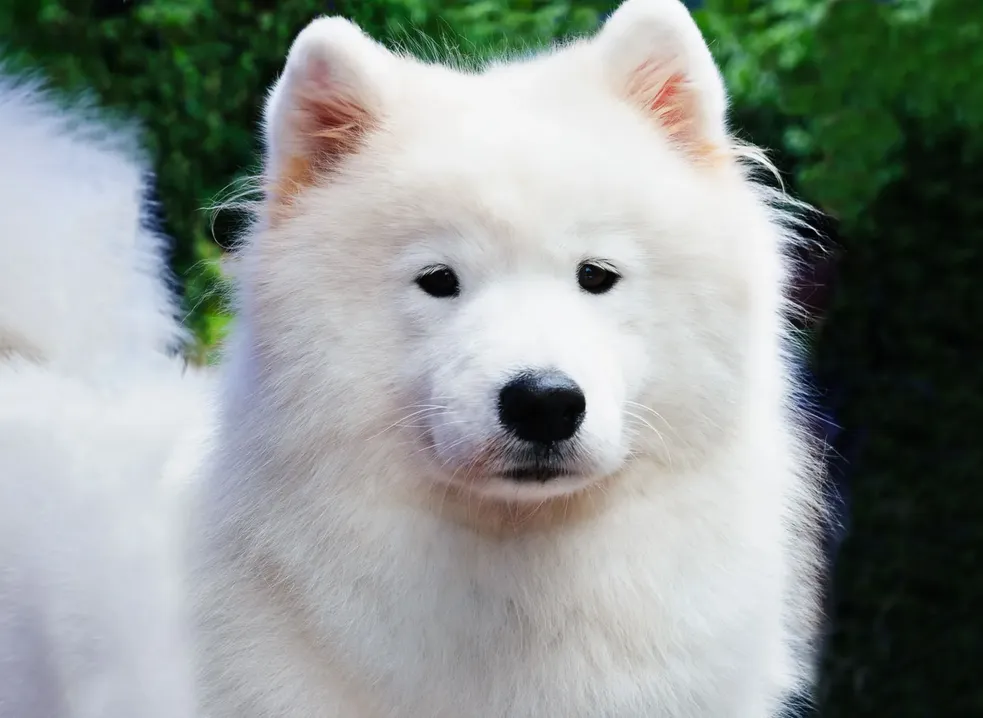
#> input picture images/Samoyed-dog.webp, 983 x 718 px, shrunk from 1600 x 1169 before the run
$ python imgProject.py   (older library calls are emulated)
#> lines starting #> are read from the running program, lines starting #| are printed output that depends on the picture
import cv2
import os
import numpy as np
import pywt
import pywt.data
import matplotlib.pyplot as plt

# Constant matrices for 2d-filtering
EDGE_DETECTION_KERNEL = np.array([[-1, -1, -1],
                                  [-1, 8, -1],
                                  [-1, -1, -1]])
SHARPEN_KERNEL = np.array([[0, -1, 0],
                           [-1, 5, -1],
                           [0, -1, 0]])
IDENTITY_KERNEL = np.array([[0, 0, 0],
                            [0, 1, 0],
                            [0, 0, 0]])
BOX_BLUR_KERNEL = np.dot((1 / 9), np.array([[1, 1, 1],
                                            [1, 1, 1],
                                            [1, 1, 1]]))
GAUSSIAN_BLUR_KERNEL = (1 / 256) * np.array([[1, 4, 6, 4, 1],
                                             [4, 16, 24, 16, 4],
                                             [6, 24, 36, 24, 6],
                                             [4, 16, 24, 16, 4],
                                             [1, 4, 6, 4, 1]])
BLUR_IMAGE_KERNEL = np.ones((5, 5), np.float32) / 30


# Image blurring class
class ImageBlur:
    # [7 lines left out: function __init__, not called in this run]

    def apply_gaussian_blur(self, kernel_size=(5, 5), sigma_x=0):
        if self.image is not None:
            self.image = cv2.GaussianBlur(self.image, kernel_size, sigma_x)

    def apply_box_blur(self, kernel_size=(5, 5)):
        if self.image is not None:
            self.image = cv2.blur(self.image, kernel_size)

    def save_blurred_image(self, output_file):
        if self.image is not None:
            cv2.imwrite(output_file, self.image)

    # [5 lines left out: function show_blurred_image, not called in this run]


# Image Enhancement class
class ImageEnhancement:
    # [12 lines left out: functions __init__, gamma_correction, not called in this run]

    def filter2D(self, conv_kernel, output_image_depth=-1):
        if self.image is not None:
            self.image = cv2.filter2D(self.image, output_image_depth, conv_kernel)

    # 2d-filtering via various kernels
    def edge_detection_filter(self, output_image_depth=-1):
        if self.image is not None:
            self.image = cv2.filter2D(self.image, output_image_depth, EDGE_DETECTION_KERNEL)

    def sharpen_filter(self, output_image_depth=-1):
        if self.image is not None:
            self.image = cv2.filter2D(self.image, output_image_depth, SHARPEN_KERNEL)

    def identity_filter(self, output_image_depth=-1):
        if self.image is not None:
            self.image = cv2.filter2D(self.image, output_image_depth, IDENTITY_KERNEL)

    def box_blur_filter(self, output_image_depth=-1):
        if self.image is not None:
            self.image = cv2.filter2D(self.image, output_image_depth, BOX_BLUR_KERNEL)

    def gaussian_blur_filter(self, output_image_depth=-1):
        if self.image is not None:
            self.image = cv2.filter2D(self.image, output_image_depth, GAUSSIAN_BLUR_KERNEL)

    def zero_kernel_blurring_filter(self, conv_kernel=BLUR_IMAGE_KERNEL, output_image_depth=-1):
        if self.image is not None:
            self.image = cv2.filter2D(self.image, output_image_depth, conv_kernel)

    # Blurring image using median filter
    def median_filter(self, filter_size=5):
        if self.image is not None:
            self.image = cv2.medianBlur(self.image, filter_size)

    # [5 lines left out: function show_image, not called in this run]

    def save_image(self, output_file):
        if self.image is not None:
            cv2.imwrite(output_file, self.image)


# Implementing Wavelet Transformation
class WaveletTransform:
    # [14 lines left out: functions __init__, show_original_image, not called in this run]


    def perform_wavelet_transform(self):
        if self.image is not None:
            self.coeffs = pywt.dwt2(self.image, 'bior1.3')

    # [31 lines left out: functions show_wavelet_transform, save_wavelet_transform_figure, not called in this run]


# Implementing Fourier Transformation
class FourierTransform:
    def __init__(self, input_file):
#> called with input_file = './images/Samoyed-dog.webp'
        self.input_file = input_file
        if not os.path.exists(self.input_file):
            raise ValueError(f"Input file '{self.input_file}' does not exist.")
        self.image = cv2.cvtColor(cv2.imread(self.input_file), cv2.COLOR_BGR2GRAY)
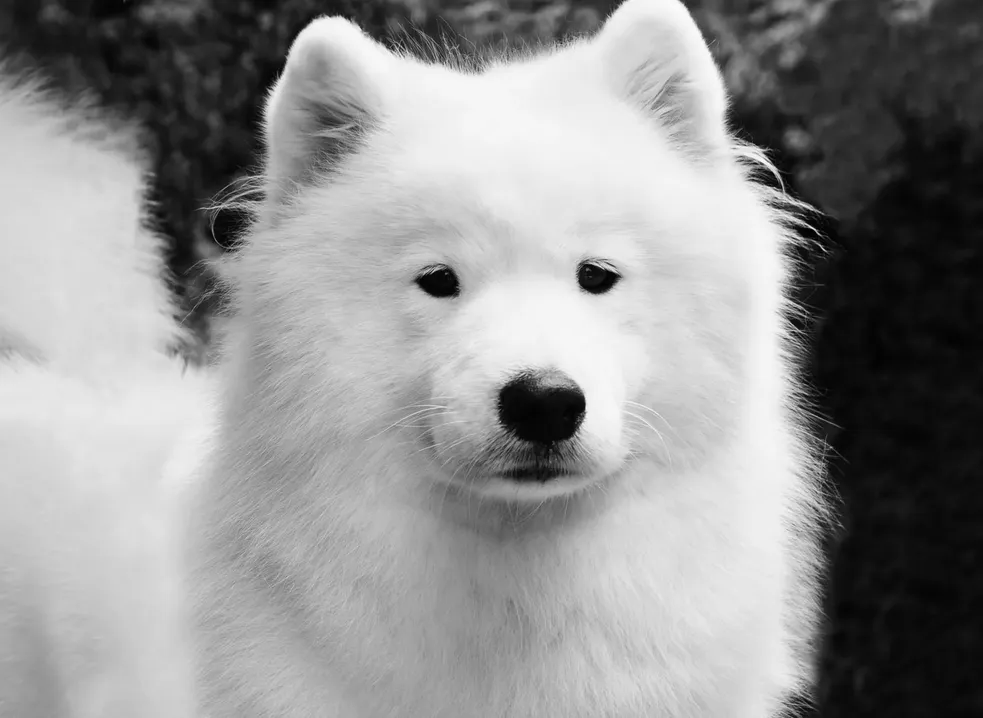
#> self.image: shape (718, 983); min 0, max 252, mean 146.9
        if self.image is None:
            raise ValueError(f"Failed to load input file '{self.input_file}'.")
        self.magnitude_spectrum = None
        self.fft = None

    def set_fft(self):
        if self.image is not None:
            dft = cv2.dft(np.float32(self.image), flags=cv2.DFT_COMPLEX_OUTPUT)
            self.fft = np.fft.fftshift(dft)

    def set_magnitude_spectrum(self):
        if self.fft is not None:
            self.magnitude_spectrum = 20 * np.log(cv2.magnitude(self.fft[:, :, 0], self.fft[:, :, 1]))
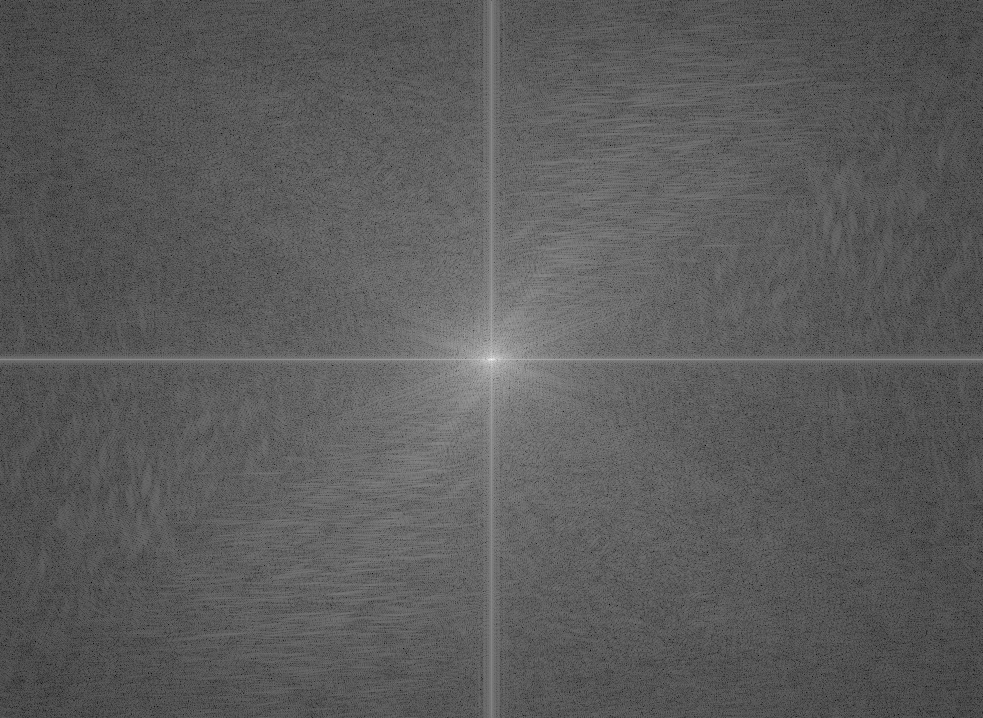
#> self.magnitude_spectrum: shape (718, 983) float32; min 41.25, max 369.1, mean 159.2; drawn with min black and max white

    def show_frequency_spectrum(self, window_name="Magnitude Spectrum"):
#> called with window_name = 'Magnitude Spectrum'
        if self.magnitude_spectrum is not None:
            cv2.imshow(window_name, self.magnitude_spectrum)
            cv2.waitKey(0)
            cv2.destroyAllWindows()

    def show_spectrum_plt(self):
        if self.magnitude_spectrum is not None:
            plt.imshow(self.magnitude_spectrum, cmap='gray')
            plt.title('Input Image')
            plt.axis('off')
            plt.show()

    def save_magnitude_image(self, output_file):
        if self.magnitude_spectrum is not None:
            cv2.imwrite(output_file, self.magnitude_spectrum)


if __name__ == "__main__":
    """
    path_to_original_image = "./images/Samoyed-dog.webp"
    image = cv2.imread(path_to_original_image)
    cv2.imshow("Original Image", image)
    cv2.waitKey(0)
    cv2.destroyAllWindows()
    """
    # Testing ImageBlur class
    """
    blur = ImageBlur(path_to_original_image)
    blur.apply_gaussian_blur(kernel_size=(15, 15), sigma_x=0)
    blur.save_blurred_image('./images/blured_image.jpg')
    blur.show_blurred_image()
    blured_image_path = "./images/blured_image.jpg"
"""
    # Testing ImageEnhancement class
    #enhance = ImageEnhancement(path_to_original_image)

    # Gamma Correction
    """
    enhance.gamma_correction(gamma=2.5)
    enhance.save_image('./images/gamma_correction_image.jpg')
    enhance.show_image(window_name="Gamma Correction")
"""

    # 2d-filtering

    #enhance.filter2D(EDGE_DETECTION_KERNEL)
    #enhance.save_image('./images/2dfilter_with_EDGE_kernel_image.jpg')
    #enhance.show_image(window_name="filter2d with EDGE_DETECTION kernel")


    # Edge Detection Method
    """
    enhance.edge_detection_filter()
    enhance.save_image('./images/edge_detection_image.jpg')
    enhance.show_image(window_name="EDGE_DETECTION kernel")

    """
    # Sharpen Method
    """
    enhance.sharpen_filter()
    enhance.save_image('./images/sharpen_image.jpg')
    enhance.show_image(window_name="SHARPEN kernel")
    """
    # Identity Filter
    """
    enhance.identity_filter()
    enhance.save_image('./images/identity_image.jpg')
    enhance.show_image(window_name="IDENTITY kernel")
    """
    # Box Blur Filter
    """
    enhance.box_blur_filter()
    enhance.save_image('./images/box_blur_image.jpg')
    enhance.show_image(window_name="BOX_BLUR kernel")
    """
    # Gaussian Blur
    """
    enhance.gaussian_blur_filter()
    enhance.save_image('./images/gaussian_blur_image.jpg')
    enhance.show_image(window_name="GAUSSIAN_BLUR kernel")
    """

    # Zero Kernel Blurring
    """
    enhance.zero_kernel_blurring_filter()
    enhance.save_image('./images/zero_kernel_image.jpg')
    enhance.show_image(window_name="ZERO_KERNEL kernel")
    """
    # Median Blurring
    """
    enhance.median_filter()
    enhance.save_image('./images/median_blurring_image.jpg')
    enhance.show_image(window_name="Median Blurring")
    """
    # Wavelet Transformation
    """
    the_image = "./images/Samoyed-dog.webp"

    wavelet_transform = WaveletTransform(the_image)
    wavelet_transform.perform_wavelet_transform()
    wavelet_transform.show_original_image()
    wavelet_transform.show_wavelet_transform()
    wavelet_transform.save_wavelet_transform_figure("./images/wavelet_transform.jpg")
"""
    # Fourier Transformation
    fourier = FourierTransform("./images/Samoyed-dog.webp")
    fourier.set_fft()
    fourier.set_magnitude_spectrum()
    fourier.show_frequency_spectrum()
    fourier.show_spectrum_plt()

    #print(fourier.magnitude_spectrum.shape)

    """
    fourier = FourierTransform("./images/Samoyed-bw.jpg")
    fourier = FourierTransform("./images/Samoyed-bw.jpg")
    fourier.set_fft()
    fourier.set_magnitude_spectrum()
    fourier.show_frequency_spectrum()
    fourier.show_spectrum_plt()
"""

"""
    original_file = "./images/Samoyed-dog.webp"

    wavelet_transform = WaveletTransform(original_file)
    wavelet_transform.perform_wavelet_transform()
    wavelet_transform.show_wavelet_transform()
    wavelet_transform.save_wavelet_transform_figure("./images/wavelet_transform.jpg")

"""
